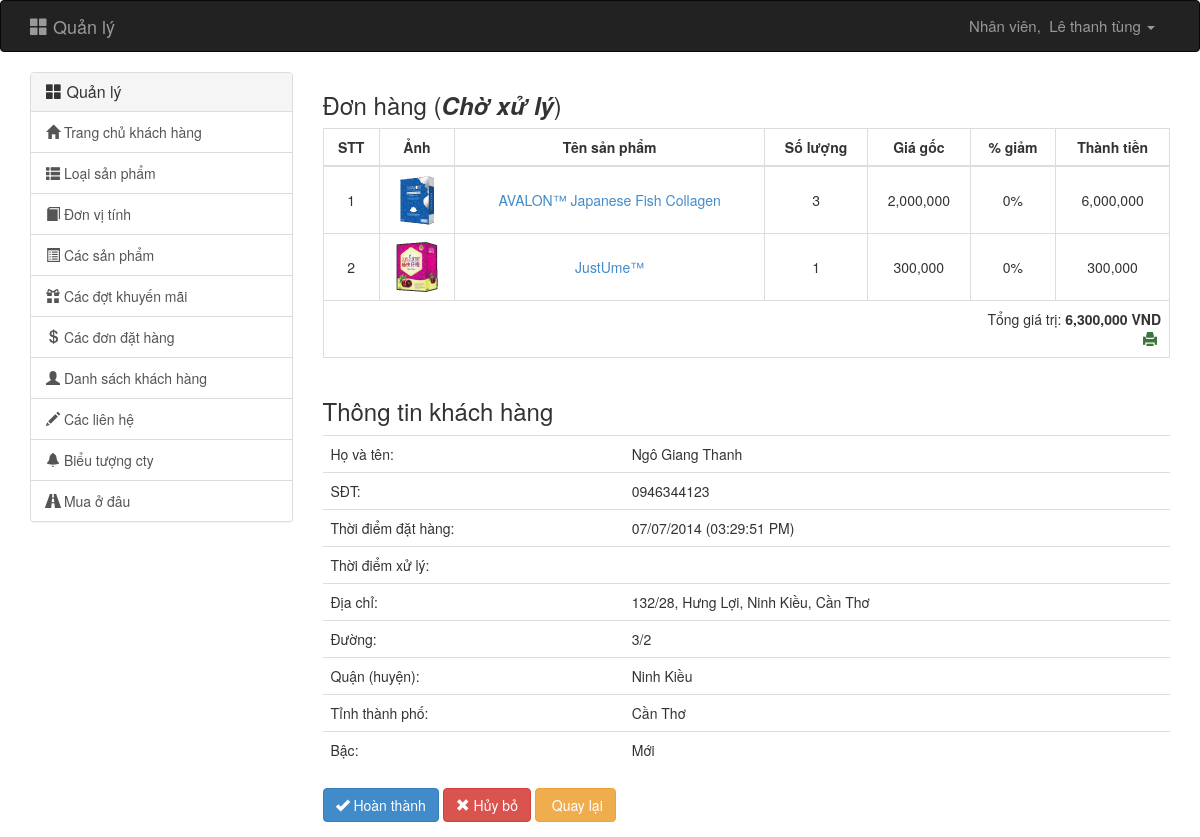
Screenshot of /admin.php?controller=order&action=view&oid=43 (signed in) with the database file from the repository.
### tables this page shows
CREATE TABLE IF NOT EXISTS `orders` (
  `ID` int(11) NOT NULL AUTO_INCREMENT,
  `ID_CUSTOMER` int(11) NOT NULL,
  `ID_ADMIN` int(11) DEFAULT NULL,
  `TIME_ORDER` datetime NOT NULL,
  `TIME_PROCESS` datetime DEFAULT NULL,
  `STATUS_ORDER` tinyint(4) NOT NULL,
  `PRICE_SET` char(3) NOT NULL,
  `CURRENT_POINTS` int(11) NOT NULL DEFAULT '0',
  PRIMARY KEY (`ID`),
  KEY `FK_HAVE_ORDERS` (`ID_ADMIN`),
  KEY `FK_PROCESS_ORDERS` (`ID_CUSTOMER`)
);

CREATE TABLE IF NOT EXISTS `details_order` (
  `ID` int(11) NOT NULL AUTO_INCREMENT,
  `ID_PRO` int(11) NOT NULL,
  `ID_ORDER` int(11) NOT NULL,
  `AMOUNT` int(11) NOT NULL,
  PRIMARY KEY (`ID`),
  KEY `FK_HAVE_PRODUCTS` (`ID_ORDER`),
  KEY `FK_HAVE_BEEN_ORDERED` (`ID_PRO`)
);

CREATE TABLE IF NOT EXISTS `product` (
  `ID` int(11) NOT NULL AUTO_INCREMENT,
  `ID_UNIT` int(11) NOT NULL,
  `ID_CAT` int(11) NOT NULL,
  `INFO_PRO` text NOT NULL,
  `NAME_PRO` varchar(256) NOT NULL,
  `PRICE_USD` float(8,2) NOT NULL,
  `PRICE_VND` float(10,2) NOT NULL,
  `URL` varchar(1024) DEFAULT NULL,
  `THUMB` varchar(1024) DEFAULT NULL,
  `URL_PDF` varchar(1024) DEFAULT NULL,
  `SLIDE_SHOW` bit(1) NOT NULL DEFAULT b'1',
  PRIMARY KEY (`ID`),
  KEY `FK_HAVE_CATEGORY` (`ID_CAT`),
  KEY `FK_HAVE_UNITS` (`ID_UNIT`)
);

CREATE TABLE IF NOT EXISTS `user` (
  `ID` int(11) NOT NULL AUTO_INCREMENT,
  `USERNAME` varchar(200) NOT NULL,
  `PASSWORD` varchar(256) NOT NULL,
  `NAME` varchar(256) DEFAULT NULL,
  `BIRTH` date DEFAULT NULL,
  `ADDRESS` varchar(256) DEFAULT NULL,
  `STREET` varchar(256) DEFAULT NULL,
  `DISTRICT` varchar(256) DEFAULT NULL,
  `PROVINCE` varchar(256) DEFAULT NULL,
  `NUMBERPHONE` varchar(15) DEFAULT NULL,
  `EMAIL` varchar(200) DEFAULT NULL,
  `ROLE` tinyint(4) NOT NULL,
  `POINT` int(11) DEFAULT '0',
  `STATUS` tinyint(1) NOT NULL,
  PRIMARY KEY (`ID`),
  UNIQUE KEY `USER_USERNAME_UNIQUE` (`USERNAME`),
  UNIQUE KEY `USER_EMAIL_UNIQUE` (`EMAIL`) USING BTREE
);

### backend/controllers/order/view.php (called while the page is built, shortened)
<?php
require_once('backend/models/orders.php');
if (isset($_GET['oid']))
    $oid = intval($_GET['oid']);
else
    $oid = 0;
$order = get_a_order($oid);
$order_detail = order_detail($oid);
$status = array(
    0 => ORDER_STATUS_WAIT,
    1 => ORDER_STATUS_SUCCESS,
    2 => ORDER_STATUS_DESTROY
);
require('backend/views/order/view.php');

### backend/models/orders.php (called while the page is built, shortened)
<?php
function order_detail($oid) {
    $sql = "SELECT
            product.ID,
            product.NAME_PRO,
            product.URL,
            product.THUMB,
            details_order.AMOUNT,
            FORMAT(product.PRICE_USD,2)  as PRICE_USD,
            FORMAT(product.PRICE_VND,-2) as PRICE_VND
            FROM
            details_order
            INNER JOIN product ON details_order.ID_PRO = product.ID
            WHERE
            details_order.ID_ORDER = " . $oid . "
            ORDER BY
            product.NAME_PRO ASC,
            product.ID ASC";
    $query = mysql_query($sql) or die(mysql_error());
    $data = array();
    if (mysql_num_rows($query) > 0) {
        while ($row = mysql_fetch_assoc($query)) {
            $data[] = $row;
        }
    }
    return $data;
}
function get_a_order($oid) {
    $sql = "SELECT
            orders.ID,
            `user`.NAME,
            DATE_FORMAT(orders.TIME_ORDER,'%d/%m/%Y (%h:%i:%s %p)') as TIME_ORDER,
            DATE_FORMAT(orders.TIME_PROCESS,'%d/%m/%Y (%h:%i:%s %p)') as TIME_PROCESS,
            orders.STATUS_ORDER,
            `user`.ADDRESS,
            `user`.STREET,
            `user`.DISTRICT,
            `user`.PROVINCE,
            `user`.NUMBERPHONE,
            `user`.EMAIL,
            `user`.POINT,
            orders.ID_CUSTOMER,
            orders.PRICE_SET,
            orders.CURRENT_POINTS
            FROM
            orders
            INNER JOIN `user` ON orders.ID_CUSTOMER = `user`.ID
            WHERE
            orders.ID=" . $oid;
    $query = mysql_query($sql) or die(mysql_error());
    $data = array();
    if (mysql_num_rows($query) > 0) {
        $data = mysql_fetch_assoc($query);
    }
    return $data;
}

### backend/views/order/detail.php (the view, shortened to what this page needs)
<div class="col-xs-12">
    <h3><?= ORDER_VIEW_TITLE_ORDER ?>&nbsp;(<b><i><?= $status[$order['STATUS_ORDER']] ?></i></b>)</h3>
    <form action="admin.php?controller=order&action=update" method="post" id="frmsaveorderprocess">
        <table id="order_detail" class="table table-bordered table-hover">
            <thead>
                <tr>
                    <th class="hidden-xs"><?= ORDER_VIEW_ORDER ?></th>
                    <th class="hidden-xs"><?= ORDER_VIEW_IMAGE ?></th>
                    <th><?= ORDER_VIEW_NAME ?></th>
                    <th><?= ORDER_VIEW_AMOUNT ?></th>
                    <th><?= ORDER_VIEW_PRICE ?></th>
                    <th><?= ORDER_VIEW_PRICE_OFF ?></th>
                    <th><?= ORDER_VIEW_PRICE_TOTAL ?></th>
                </tr>
            </thead>
            <tbody>
                <?php
                $pointsuse = $order['CURRENT_POINTS'];
                if ($pointsuse == 0) {
                    $pointsuse = $order['POINT'];
                }
                $stt = 0;
                $order_total = 0;
                $currency = "PRICE_VND";
                foreach ($order_detail as $product):
                    $stt++;
                    ?>
                    <tr>
                        <td class="hidden-xs"><?php echo $stt; ?></td>
                        <td class="hidden-xs">
                            <?php
                            $image = $product['THUMB'];
                            if (is_file($image)) {
                                echo '<image src="' . $image . '" style="max-width:50px; max-height:50px;" />';
                            }
                            ?>
                        </td>
                        <td>
                            <a href="admin.php?controller=product&amp;action=edit&amp;pid=<?php echo $product['ID']; ?>"><?php echo $product['NAME_PRO']; ?></a>
                        </td>
                        <td>
                            <?php echo $product['AMOUNT']; ?>
                        </td>
                        <td>
                            <?php echo $product[$currency]; ?>
                        </td>
                        <td>
                            <?php
                            $percent = 0;
                            echo ($percent * 100) . "%";
                            ?>
                        </td>
                        <td>
                            <?php
                            $current_price = (preg_replace('/,/', '', $product[$currency]) - $percent * preg_replace('/,/', '', $product[$currency])) * $product['AMOUNT'];
                            $order_total += $current_price;
                            if ($currency == "PRICE_USD") {
                                echo number_format($current_price, 2, '.', '.');
                            } else {
                                echo number_format($current_price, 0, '.', ',');
                            }
                            ?>
                        </td>
                    </tr>
                <?php endforeach; ?>
            </tbody>
            <tfoot>
                <tr>
                    <td colspan="7" style='text-align: right'>
                        <?= ORDER_VIEW_TOTAL_PRICE ?>:&nbsp;<b><?php
                            if ($currency == "PRICE_USD") {
                                $points = floor($order_total / 5);
                                echo number_format($order_total, 2, '.', '.') . " USD";
                            } else {
                                echo number_format($order_total, 0, '.', ',') . " VND";
                            }
                            ?></b><br/>
                        <a href="admin.php?controller=order&amp;action=print&amp;oid=<?php echo $order['ID']; ?>" target="_blank" class="text-success" title="print page order"><i class="glyphicon glyphicon-print"></i></a>&nbsp;
                    </td>
                </tr>
            </tfoot>
        </table>
    </form>
</div>
<div class="col-xs-12">
    <h3><?= ORDER_VIEW_TITLE_CUSTOMER ?></h3>
    <table id="info" class="table">
        <tr>
            <td><?= ORDER_VIEW_FULLNAME_CUSTOMER ?>:</td>
            <td><?php echo $order['NAME']; ?></td>
        </tr>
        <tr>
            <td><?= ORDER_VIEW_PHONE_CUSTOMER ?>:</td>
            <td><?php echo $order['NUMBERPHONE']; ?></td>
        </tr>
        <tr>
            <td><?= ORDER_VIEW_TIME_ORDER_CUSTOMER ?>:</td>
            <td><?php echo $order['TIME_ORDER']; ?></td>
        </tr>
        <tr>
            <td><?= ORDER_VIEW_TIME_PROCESS_CUSTOMER ?>:</td>
            <td><?php echo $order['TIME_PROCESS']; ?></td>
        </tr>
        <tr>
            <td><?= ORDER_VIEW_ADDRESS_CUSTOMER ?>:</td>
            <td><?php echo $order['ADDRESS']; ?></td>
        </tr>
        <tr>
            <td><?= ORDER_VIEW_STREET_CUSTOMER ?>:</td>
            <td><?php echo $order['STREET']; ?></td>
        </tr>
        <tr>
            <td><?= ORDER_VIEW_DISTRICT_CUSTOMER ?>:</td>
            <td><?php echo $order['DISTRICT']; ?></td>
        </tr>
        <tr>
            <td><?= ORDER_VIEW_PROVINCE_CUSTOMER ?>:</td>
            <td><?php echo $order['PROVINCE']; ?></td>
        </tr>
        <tr>
            <td><?= ORDER_VIEW_TYPE_CUSTOMER ?>:</td>
            <td>
                <?php
                if ($pointsuse >= 300) {
                    echo CUSTOMER_TYPE_GOLD;
                } else if ($pointsuse >= 200) {
                    echo CUSTOMER_TYPE_SLIVER;
                } else if ($pointsuse >= 100) {
                    echo CUSTOMER_TYPE_BROZONE;
                } else {
                    echo CUSTOMER_TYPE_NEWBIE;
                }
                ?>
            </td>
        </tr>
    </table>
    <div class="form-group">
        <button name="btnsuccess" onclick="$('#typeprocess').val('sucess');
                $('#frmsaveorderprocess').submit();" class="btn btn-primary"><i class="glyphicon glyphicon-ok"></i>&nbsp;<?= ORDER_VIEW_BUTTON_SUCCESS ?></button>
        <button name="btnfailed" onclick="$('#typeprocess').val('destroy');
                $('#frmsaveorderprocess').submit()" class="btn btn-danger" ><i class="glyphicon glyphicon-remove"></i>&nbsp;<?= ORDER_VIEW_BUTTON_DESTROY ?></button>
        <a href="admin.php?controller=order" class="btn btn-warning">&nbsp;<?= ORDER_VIEW_BUTTON_BACK ?></a>
    </div>
</div>

### backend/views/order/detail.php (style rules this page uses)
.table th, .table td { text-align: center; width: auto; vertical-align: middle!important; }
#info td { text-align: left; }

### rows the page displays
orders: STATUS_ORDER "Chờ xử lý", user.NAME "Ngô Giang Thanh", user.NUMBERPHONE "0946344123", user.ADDRESS "132/28, Hưng Lợi, Ninh Kiều, Cần Thơ", user.STREET "3/2", user.DISTRICT "Ninh Kiều", user.PROVINCE "Cần Thơ"
details_order: product.THUMB (picture), product.NAME_PRO "AVALON™ Japanese Fish Collagen", AMOUNT "3", currency "2,000,000", percent "0", current_price "6,000,000"
details_order: product.THUMB (picture), product.NAME_PRO "JustUme™", AMOUNT "1", currency "300,000", percent "0", current_price "300,000"

### other values shown
NAVBAR_HOME_TITLE_ "Quản lý"
NAVBAR_STAFF "Nhân viên"
$_SESSION['login'][3] "Lê thanh tùng"
SIDEBAR_MAIN_MENU "Quản lý"
SIDEBAR_MAIN_PAGE_MENU "Trang chủ khách hàng"
SIDEBAR_CATEGORIES_MENU "Loại sản phẩm"
SIDEBAR_UNITS_MENU "Đơn vị tính"
SIDEBAR_PRODUCTS_MENU "Các sản phẩm"
SIDEBAR_PROMOTIONS_MENU "Các đợt khuyến mãi"
SIDEBAR_ORDERS_MENU "Các đơn đặt hàng"
SIDEBAR_CUMSTOMERS_MENU "Danh sách khách hàng"
SIDEBAR_CONTACTS_MENU "Các liên hệ"
SIDEBAR_LOGO_MENU "Biểu tượng cty"
SIDEBAR_BRANCHES_MENU "Mua ở đâu"
ORDER_VIEW_TITLE_ORDER "Đơn hàng"
